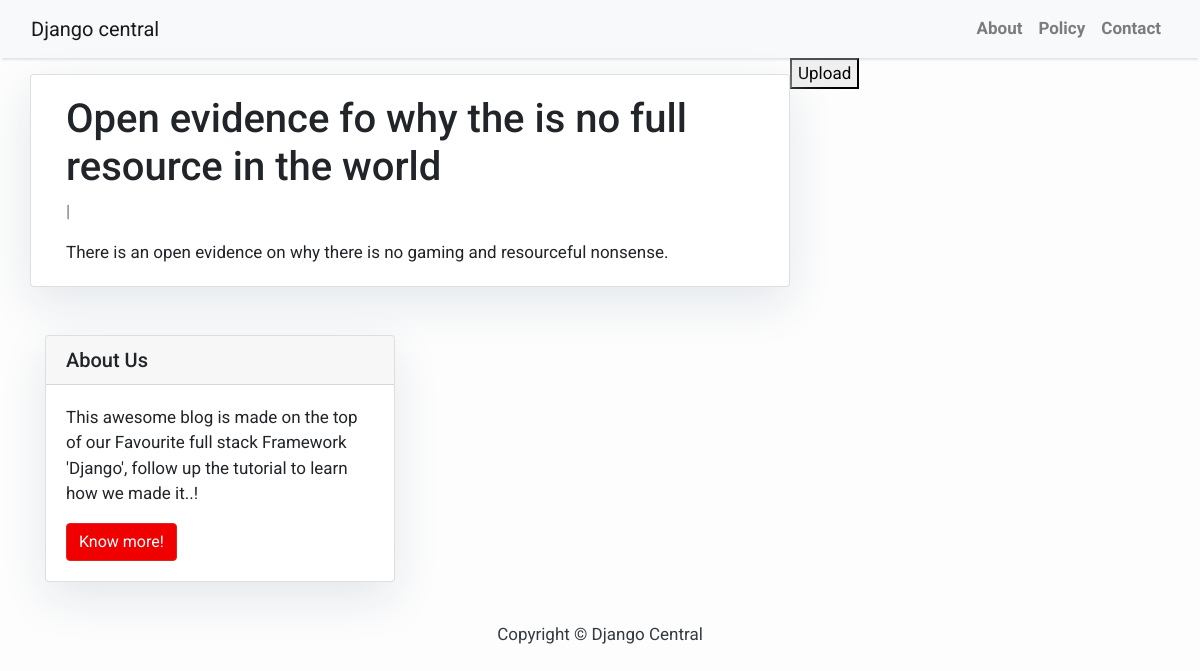
Page /open-evidence-fo-why-the-is-no-full-resource-in-the-world/ on the committed database.
### slug_app/models.py (models this page shows, shortened)
class Article(models.Model):
    title = models.CharField(max_length=200, unique=True)
    slug = models.SlugField(max_length=200, unique=True)
    author = models.ForeignKey(User, on_delete=models.CASCADE, related_name="blog_posts")
    updated_on = models.DateTimeField(auto_now=True)
    content = models.TextField()
    created_on = models.DateTimeField(auto_now_add=True)
    status = models.IntegerField(choices=STATUS, default=0)
    class Meta:
        ordering = ["-created_on"]

### slug_app/views.py (the view)
# urls.py: path('<slug:slug>/', views.ArticleDetail.as_view(), name='article_detail'),
class ArticleDetail(generic.DetailView):
    model = Article
    template_name = 'article_detail.html'

### slug_app/templates/article_detail.html (shortened to what this page needs)
{% extends 'base.html' %} {% block content %}
<div class="container">
  <div class="row">
    <div class="col-md-8 card mb-4  mt-3 left  top">
      <div class="card-body">
        <h1>{% block title %} {{ object.title }} {% endblock title %}</h1>
        <p class=" text-muted">{{ post.author }} | {{ post.created_on }}</p>
        <p class="card-text ">{{ object.content | safe }}</p>
      </div>
    </div>
    <form method="post" enctype="multipart/form-data">
      <button type="submit">Upload</button>
    </form>
    {% block sidebar %} {% include 'sidebar.html' %} {% endblock sidebar %}
  </div>
</div>
{% endblock content %}

### slug_app/templates/base.html (style rules this page uses)
body { font-family: "Roboto", sans-serif; font-size: 17px; background-color: #fdfdfd; }

### slug_app/templates/sidebar.html (style rules this page uses)
.card { box-shadow: 0 16px 48px #E3E7EB; }

### rows in the picture
Article: title "Open evidence fo why the is no full resource in the world", content "There is an open evidence on why there is no gaming and resourceful nonsense."
